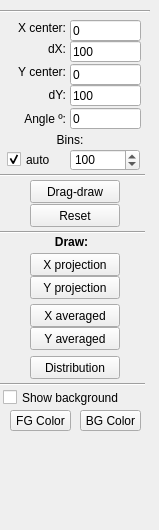
          <widget class="QWidget" name="page_4">
           <widget class="QFrame" name="fProjection">
            <property name="geometry">
             <rect>
              <x>0</x>
              <y>0</y>
              <width>145</width>
              <height>521</height>
             </rect>
            </property>
            <property name="frameShape">
             <enum>QFrame::Shape::NoFrame</enum>
            </property>
            <property name="frameShadow">
             <enum>QFrame::Shadow::Raised</enum>
            </property>
            <widget class="QLineEdit" name="ledXcenter">
             <property name="geometry">
              <rect>
               <x>70</x>
               <y>20</y>
               <width>71</width>
               <height>21</height>
              </rect>
             </property>
             <property name="text">
              <string>0</string>
             </property>
            </widget>
            <widget class="QLabel" name="label_4">
             <property name="geometry">
              <rect>
               <x>5</x>
               <y>20</y>
               <width>61</width>
               <height>16</height>
              </rect>
             </property>
             <property name="text">
              <string>X center:</string>
             </property>
             <property name="alignment">
              <set>Qt::AlignmentFlag::AlignRight|Qt::AlignmentFlag::AlignTrailing|Qt::AlignmentFlag::AlignVCenter</set>
             </property>
            </widget>
            <widget class="QLineEdit" name="ledAngle">
             <property name="geometry">
              <rect>
               <x>70</x>
               <y>108</y>
               <width>71</width>
               <height>21</height>
              </rect>
             </property>
             <property name="contextMenuPolicy">
              <enum>Qt::ContextMenuPolicy::CustomContextMenu</enum>
             </property>
             <property name="text">
              <string>0</string>
             </property>
            </widget>
            <widget class="QLineEdit" name="ledYcenter">
             <property name="geometry">
              <rect>
               <x>70</x>
               <y>64</y>
               <width>71</width>
               <height>21</height>
              </rect>
             </property>
             <property name="text">
              <string>0</string>
             </property>
            </widget>
            <widget class="QLabel" name="label_17">
             <property name="geometry">
              <rect>
               <x>5</x>
               <y>64</y>
               <width>61</width>
               <height>16</height>
              </rect>
             </property>
             <property name="text">
              <string>Y center:</string>
             </property>
             <property name="alignment">
              <set>Qt::AlignmentFlag::AlignRight|Qt::AlignmentFlag::AlignTrailing|Qt::AlignmentFlag::AlignVCenter</set>
             </property>
            </widget>
            <widget class="QLineEdit" name="ledHeight">
             <property name="geometry">
              <rect>
               <x>70</x>
               <y>85</y>
               <width>71</width>
               <height>21</height>
              </rect>
             </property>
             <property name="text">
              <string>100</string>
             </property>
            </widget>
            <widget class="QLabel" name="label_18">
             <property name="geometry">
              <rect>
               <x>5</x>
               <y>87</y>
               <width>61</width>
               <height>16</height>
              </rect>
             </property>
             <property name="text">
              <string>dY:</string>
             </property>
             <property name="alignment">
              <set>Qt::AlignmentFlag::AlignRight|Qt::AlignmentFlag::AlignTrailing|Qt::AlignmentFlag::AlignVCenter</set>
             </property>
            </widget>
            <widget class="QPushButton" name="pbXprojection">
             <property name="geometry">
              <rect>
               <x>30</x>
               <y>253</y>
               <width>90</width>
               <height>23</height>
              </rect>
             </property>
             <property name="text">
              <string>X projection</string>
             </property>
            </widget>
            <widget class="QPushButton" name="pbYprojection">
             <property name="geometry">
              <rect>
               <x>30</x>
               <y>276</y>
               <width>90</width>
               <height>23</height>
              </rect>
             </property>
             <property name="text">
              <string>Y projection</string>
             </property>
            </widget>
            <widget class="QLineEdit" name="ledWidth">
             <property name="geometry">
              <rect>
               <x>70</x>
               <y>41</y>
               <width>71</width>
               <height>21</height>
              </rect>
             </property>
             <property name="text">
              <string>100</string>
             </property>
            </widget>
            <widget class="QLabel" name="label_12">
             <property name="geometry">
              <rect>
               <x>5</x>
               <y>41</y>
               <width>61</width>
               <height>16</height>
              </rect>
             </property>
             <property name="text">
              <string>dX:</string>
             </property>
             <property name="alignment">
              <set>Qt::AlignmentFlag::AlignRight|Qt::AlignmentFlag::AlignTrailing|Qt::AlignmentFlag::AlignVCenter</set>
             </property>
            </widget>
            <widget class="QSpinBox" name="sProjBins">
             <property name="geometry">
              <rect>
               <x>70</x>
               <y>149</y>
               <width>70</width>
               <height>22</height>
              </rect>
             </property>
             <property name="toolTip">
              <string>Number of bins</string>
             </property>
             <property name="maximum">
              <number>10000</number>
             </property>
             <property name="value">
              <number>100</number>
             </property>
            </widget>
            <widget class="QPushButton" name="pbSelBoxToCenter">
             <property name="geometry">
              <rect>
               <x>30</x>
               <y>204</y>
               <width>90</width>
               <height>23</height>
              </rect>
             </property>
             <property name="text">
              <string>Reset</string>
             </property>
            </widget>
            <widget class="QPushButton" name="pbToolboxDragMode">
             <property name="enabled">
              <bool>true</bool>
             </property>
             <property name="geometry">
              <rect>
               <x>30</x>
               <y>180</y>
               <width>90</width>
               <height>23</height>
              </rect>
             </property>
             <property name="toolTip">
              <string>Left mouse press-drag-release to place ruler. Shortcut: use Ctrl  button</string>
             </property>
             <property name="text">
              <string>Drag-draw</string>
             </property>
            </widget>
            <widget class="QPushButton" name="pbSelBoxFGColor">
             <property name="geometry">
              <rect>
               <x>10</x>
               <y>410</y>
               <width>61</width>
               <height>21</height>
              </rect>
             </property>
             <property name="text">
              <string>FG Color</string>
             </property>
            </widget>
            <widget class="QPushButton" name="pbSelBoxBGColor">
             <property name="geometry">
              <rect>
               <x>80</x>
               <y>410</y>
               <width>61</width>
               <height>21</height>
              </rect>
             </property>
             <property name="text">
              <string>BG Color</string>
             </property>
            </widget>
            <widget class="QCheckBox" name="cbSelBoxShowBG">
             <property name="geometry">
              <rect>
               <x>3</x>
               <y>389</y>
               <width>137</width>
               <height>17</height>
              </rect>
             </property>
             <property name="text">
              <string>Show background</string>
             </property>
            </widget>
            <widget class="QPushButton" name="pbDensityDistribution">
             <property name="geometry">
              <rect>
               <x>30</x>
               <y>356</y>
               <width>90</width>
               <height>23</height>
              </rect>
             </property>
             <property name="text">
              <string>Distribution</string>
             </property>
            </widget>
            <widget class="QCheckBox" name="cbProjBoxAutobin">
             <property name="geometry">
              <rect>
               <x>7</x>
               <y>151</y>
               <width>60</width>
               <height>17</height>
              </rect>
             </property>
             <property name="text">
              <string>auto</string>
             </property>
             <property name="checked">
              <bool>true</bool>
             </property>
            </widget>
            <widget class="QLabel" name="label_25">
             <property name="geometry">
              <rect>
               <x>0</x>
               <y>132</y>
               <width>140</width>
               <height>16</height>
              </rect>
             </property>
             <property name="text">
              <string>Bins:</string>
             </property>
             <property name="alignment">
              <set>Qt::AlignmentFlag::AlignCenter</set>
             </property>
            </widget>
            <widget class="QPushButton" name="pbYaveraged">
             <property name="geometry">
              <rect>
               <x>30</x>
               <y>327</y>
               <width>90</width>
               <height>23</height>
              </rect>
             </property>
             <property name="text">
              <string>Y averaged</string>
             </property>
            </widget>
            <widget class="QPushButton" name="pbXaveraged">
             <property name="geometry">
              <rect>
               <x>30</x>
               <y>304</y>
               <width>90</width>
               <height>23</height>
              </rect>
             </property>
             <property name="text">
              <string>X averaged</string>
             </property>
            </widget>
            <widget class="Line" name="line_14">
             <property name="geometry">
              <rect>
               <x>0</x>
               <y>174</y>
               <width>150</width>
               <height>3</height>
              </rect>
             </property>
             <property name="orientation">
              <enum>Qt::Orientation::Horizontal</enum>
             </property>
            </widget>
            <widget class="QLabel" name="label_26">
             <property name="geometry">
              <rect>
               <x>5</x>
               <y>234</y>
               <width>133</width>
               <height>16</height>
              </rect>
             </property>
             <property name="font">
              <font>
               <bold>true</bold>
              </font>
             </property>
             <property name="text">
              <string>Draw:</string>
             </property>
             <property name="alignment">
              <set>Qt::AlignmentFlag::AlignCenter</set>
             </property>
            </widget>
            <widget class="QLabel" name="label_24">
             <property name="geometry">
              <rect>
               <x>5</x>
               <y>108</y>
               <width>61</width>
               <height>21</height>
              </rect>
             </property>
             <property name="text">
              <string>Angle º:</string>
             </property>
             <property name="alignment">
              <set>Qt::AlignmentFlag::AlignRight|Qt::AlignmentFlag::AlignTrailing|Qt::AlignmentFlag::AlignVCenter</set>
             </property>
            </widget>
            <widget class="Line" name="line_18">
             <property name="geometry">
              <rect>
               <x>0</x>
               <y>231</y>
               <width>150</width>
               <height>3</height>
              </rect>
             </property>
             <property name="orientation">
              <enum>Qt::Orientation::Horizontal</enum>
             </property>
            </widget>
            <widget class="Line" name="line_19">
             <property name="geometry">
              <rect>
               <x>0</x>
               <y>383</y>
               <width>150</width>
               <height>3</height>
              </rect>
             </property>
             <property name="orientation">
              <enum>Qt::Orientation::Horizontal</enum>
             </property>
            </widget>
            <zorder>label_4</zorder>
            <zorder>label_17</zorder>
            <zorder>ledXcenter</zorder>
            <zorder>label_18</zorder>
            <zorder>pbXprojection</zorder>
            <zorder>pbYprojection</zorder>
            <zorder>ledAngle</zorder>
            <zorder>ledYcenter</zorder>
            <zorder>label_12</zorder>
            <zorder>ledHeight</zorder>
            <zorder>ledWidth</zorder>
            <zorder>sProjBins</zorder>
            <zorder>pbSelBoxToCenter</zorder>
            <zorder>pbToolboxDragMode</zorder>
            <zorder>pbSelBoxFGColor</zorder>
            <zorder>pbSelBoxBGColor</zorder>
            <zorder>cbSelBoxShowBG</zorder>
            <zorder>pbDensityDistribution</zorder>
            <zorder>cbProjBoxAutobin</zorder>
            <zorder>label_25</zorder>
            <zorder>pbYaveraged</zorder>
            <zorder>pbXaveraged</zorder>
            <zorder>line_14</zorder>
            <zorder>label_26</zorder>
            <zorder>label_24</zorder>
            <zorder>line_18</zorder>
            <zorder>line_19</zorder>
           </widget>
           <widget class="Line" name="line_17">
            <property name="geometry">
             <rect>
              <x>0</x>
              <y>10</y>
              <width>150</width>
              <height>3</height>
             </rect>
            </property>
            <property name="orientation">
             <enum>Qt::Orientation::Horizontal</enum>
            </property>
           </widget>
          </widget>
